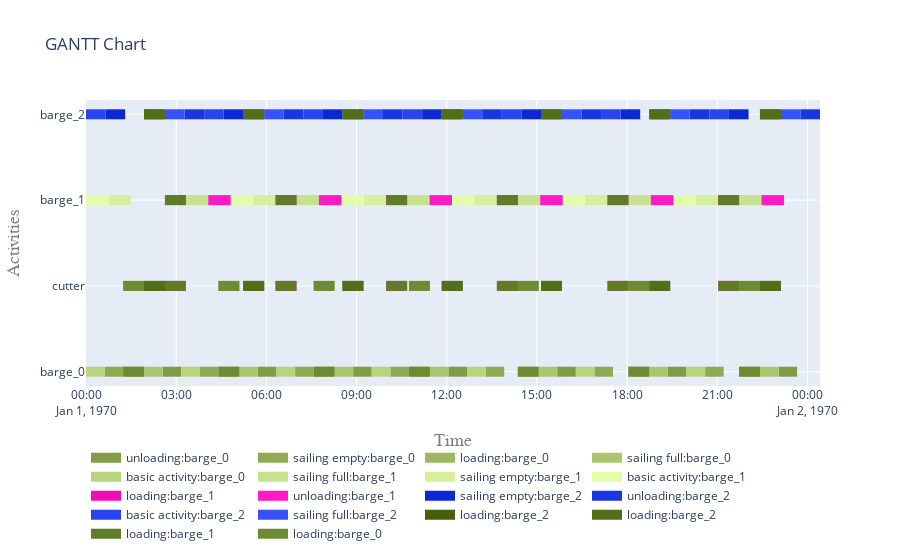

This figure's notebook cell:
### Code cell
fig = plot.get_gantt_chart(vessels, id_map=activities)

### Figure 1 — Plotly figure (JSON) as saved in the notebook; plotly's stock layout.template omitted (floating-point values rounded to 4 significant figures)
{"data": [{"connectgaps": false, "hoverinfo": "y+name", "line": {"color": "rgb(129,156,70)", "width": 10}, "mode": "lines", "name": "unloading:barge_0", "type": "scatter", "x": ["1970-01-01T02:33:01", "1970-01-01T02:33:01", "1970-01-01T03:10:08", "1970-01-01T03:10:08", "1970-01-01T03:10:08", "1970-01-01T05:43:09", "1970-01-01T05:43:09", "1970-01-01T06:20:16", "1970-01-01T06:20:16", "1970-01-01T06:20:16", "1970-01-01T08:53:17", "1970-01-01T08:53:17", "1970-01-01T09:30:24", "1970-01-01T09:30:24", "1970-01-01T09:30:24", "1970-01-01T12:03:25", "1970-01-01T12:03:25", "1970-01-01T12:40:32", "1970-01-01T12:40:32", "1970-01-01T12:40:32", "1970-01-01T15:40:37", "1970-01-01T15:40:37", "1970-01-01T16:17:44", "1970-01-01T16:17:44", "1970-01-01T16:17:44", "1970-01-01T19:21:29", "1970-01-01T19:21:29", "1970-01-01T19:58:36", "1970-01-01T19:58:36", "1970-01-01T19:58:36", "1970-01-01T23:02:21", "1970-01-01T23:02:21", "1970-01-01T23:39:28", "1970-01-01T23:39:28", "1970-01-01T23:39:28"], "y": ["barge_0", "barge_0", "barge_0", "barge_0", null, "barge_0", "barge_0", "barge_0", "barge_0", null, "barge_0", "barge_0", "barge_0", "barge_0", null, "barge_0", "barge_0", "barge_0", "barge_0", null, "barge_0", "barge_0", "barge_0", "barge_0", null, "barge_0", "barge_0", "barge_0", "barge_0", null, "barge_0", "barge_0", "barge_0", "barge_0", null]}, {"connectgaps": false, "hoverinfo": "y+name", "line": {"color": "rgb(143,170,84)", "width": 10}, "mode": "lines", "name": "sailing empty:barge_0", "type": "scatter", "x": ["1970-01-01T00:37:07", "1970-01-01T00:37:07", "1970-01-01T01:14:14", "1970-01-01T01:14:14", "1970-01-01T01:14:14", "1970-01-01T03:47:15", "1970-01-01T03:47:15", "1970-01-01T04:24:22", "1970-01-01T04:24:22", "1970-01-01T04:24:22", "1970-01-01T06:57:23", "1970-01-01T06:57:23", "1970-01-01T07:34:30", "1970-01-01T07:34:30", "1970-01-01T07:34:30", "1970-01-01T10:07:31", "1970-01-01T10:07:31", "1970-01-01T10:44:38", "1970-01-01T10:44:38", "1970-01-01T10:44:38", "1970-01-01T13:17:39", "1970-01-01T13:17:39", "1970-01-01T13:54:46", "1970-01-01T13:54:46", "1970-01-01T13:54:46", "1970-01-01T16:54:51", "1970-01-01T16:54:51", "1970-01-01T17:31:58", "1970-01-01T17:31:58", "1970-01-01T17:31:58", "1970-01-01T20:35:43", "1970-01-01T20:35:43", "1970-01-01T21:12:50", "1970-01-01T21:12:50", "1970-01-01T21:12:50"], "y": ["barge_0", "barge_0", "barge_0", "barge_0", null, "barge_0", "barge_0", "barge_0", "barge_0", null, "barge_0", "barge_0", "barge_0", "barge_0", null, "barge_0", "barge_0", "barge_0", "barge_0", null, "barge_0", "barge_0", "barge_0", "barge_0", null, "barge_0", "barge_0", "barge_0", "barge_0", null, "barge_0", "barge_0", "barge_0", "barge_0", null]}, {"connectgaps": false, "hoverinfo": "y+name", "line": {"color": "rgb(157,184,98)", "width": 10}, "mode": "lines", "name": "loading:barge_0", "type": "scatter", "x": ["1970-01-01T01:14:14", "1970-01-01T01:14:14", "1970-01-01T01:55:54", "1970-01-01T01:55:54", "1970-01-01T01:55:54", "1970-01-01T04:24:22", "1970-01-01T04:24:22", "1970-01-01T05:06:02", "1970-01-01T05:06:02", "1970-01-01T05:06:02", "1970-01-01T07:34:30", "1970-01-01T07:34:30", "1970-01-01T08:16:10", "1970-01-01T08:16:10", "1970-01-01T08:16:10", "1970-01-01T10:44:38", "1970-01-01T10:44:38", "1970-01-01T11:26:18", "1970-01-01T11:26:18", "1970-01-01T11:26:18", "1970-01-01T14:21:50", "1970-01-01T14:21:50", "1970-01-01T15:03:30", "1970-01-01T15:03:30", "1970-01-01T15:03:30", "1970-01-01T18:02:42", "1970-01-01T18:02:42", "1970-01-01T18:44:22", "1970-01-01T18:44:22", "1970-01-01T18:44:22", "1970-01-01T21:43:34", "1970-01-01T21:43:34", "1970-01-01T22:25:14", "1970-01-01T22:25:14", "1970-01-01T22:25:14", "1970-01-01T01:14:14", "1970-01-01T01:14:14", "1970-01-01T01:55:54", "1970-01-01T01:55:54", "1970-01-01T01:55:54", "1970-01-01T04:24:22", "1970-01-01T04:24:22", "1970-01-01T05:06:02", "1970-01-01T05:06:02", "1970-01-01T05:06:02", "1970-01-01T07:34:30", "1970-01-01T07:34:30", "1970-01-01T08:16:10", "1970-01-01T08:16:10", "1970-01-01T08:16:10", "1970-01-01T10:44:38", "1970-01-01T10:44:38", "1970-01-01T11:26:18", "1970-01-01T11:26:18", "1970-01-01T11:26:18", "1970-01-01T14:21:50", "1970-01-01T14:21:50", "1970-01-01T15:03:30", "1970-01-01T15:03:30", "1970-01-01T15:03:30", "1970-01-01T18:02:42", "1970-01-01T18:02:42", "1970-01-01T18:44:22", "1970-01-01T18:44:22", "1970-01-01T18:44:22", "1970-01-01T21:43:34", "1970-01-01T21:43:34", "1970-01-01T22:25:14", "1970-01-01T22:25:14", "1970-01-01T22:25:14"], "y": ["barge_0", "barge_0", "barge_0", "barge_0", null, "barge_0", "barge_0", "barge_0", "barge_0", null, "barge_0", "barge_0", "barge_0", "barge_0", null, "barge_0", "barge_0", "barge_0", "barge_0", null, "barge_0", "barge_0", "barge_0", "barge_0", null, "barge_0", "barge_0", "barge_0", "barge_0", null, "barge_0", "barge_0", "barge_0", "barge_0", null, "cutter", "cutter", "cutter", "cutter", null, "cutter", "cutter", "cutter", "cutter", null, "cutter", "cutter", "cutter", "cutter", null, "cutter", "cutter", "cutter", "cutter", null, "cutter", "cutter", "cutter", "cutter", null, "cutter", "cutter", "cutter", "cutter", null, "cutter", "cutter", "cutter", "cutter", null]}, {"connectgaps": false, "hoverinfo": "y+name", "line": {"color": "rgb(171,198,112)", "width": 10}, "mode": "lines", "name": "sailing full:barge_0", "type": "scatter", "x": ["1970-01-01T01:55:54", "1970-01-01T01:55:54", "1970-01-01T02:33:01", "1970-01-01T02:33:01", "1970-01-01T02:33:01", "1970-01-01T05:06:02", "1970-01-01T05:06:02", "1970-01-01T05:43:09", "1970-01-01T05:43:09", "1970-01-01T05:43:09", "1970-01-01T08:16:10", "1970-01-01T08:16:10", "1970-01-01T08:53:17", "1970-01-01T08:53:17", "1970-01-01T08:53:17", "1970-01-01T11:26:18", "1970-01-01T11:26:18", "1970-01-01T12:03:25", "1970-01-01T12:03:25", "1970-01-01T12:03:25", "1970-01-01T15:03:30", "1970-01-01T15:03:30", "1970-01-01T15:40:37", "1970-01-01T15:40:37", "1970-01-01T15:40:37", "1970-01-01T18:44:22", "1970-01-01T18:44:22", "1970-01-01T19:21:29", "1970-01-01T19:21:29", "1970-01-01T19:21:29", "1970-01-01T22:25:14", "1970-01-01T22:25:14", "1970-01-01T23:02:21", "1970-01-01T23:02:21", "1970-01-01T23:02:21"], "y": ["barge_0", "barge_0", "barge_0", "barge_0", null, "barge_0", "barge_0", "barge_0", "barge_0", null, "barge_0", "barge_0", "barge_0", "barge_0", null, "barge_0", "barge_0", "barge_0", "barge_0", null, "barge_0", "barge_0", "barge_0", "barge_0", null, "barge_0", "barge_0", "barge_0", "barge_0", null, "barge_0", "barge_0", "barge_0", "barge_0", null]}, {"connectgaps": false, "hoverinfo": "y+name", "line": {"color": "rgb(185,212,126)", "width": 10}, "mode": "lines", "name": "basic activity:barge_0", "type": "scatter", "x": ["1970-01-01T00:00:00", "1970-01-01T00:00:00", "1970-01-01T00:37:07", "1970-01-01T00:37:07", "1970-01-01T00:37:07", "1970-01-01T03:10:08", "1970-01-01T03:10:08", "1970-01-01T03:47:15", "1970-01-01T03:47:15", "1970-01-01T03:47:15", "1970-01-01T06:20:16", "1970-01-01T06:20:16", "1970-01-01T06:57:23", "1970-01-01T06:57:23", "1970-01-01T06:57:23", "1970-01-01T09:30:24", "1970-01-01T09:30:24", "1970-01-01T10:07:31", "1970-01-01T10:07:31", "1970-01-01T10:07:31", "1970-01-01T12:40:32", "1970-01-01T12:40:32", "1970-01-01T13:17:39", "1970-01-01T13:17:39", "1970-01-01T13:17:39", "1970-01-01T16:17:44", "1970-01-01T16:17:44", "1970-01-01T16:54:51", "1970-01-01T16:54:51", "1970-01-01T16:54:51", "1970-01-01T19:58:36", "1970-01-01T19:58:36", "1970-01-01T20:35:43", "1970-01-01T20:35:43", "1970-01-01T20:35:43"], "y": ["barge_0", "barge_0", "barge_0", "barge_0", null, "barge_0", "barge_0", "barge_0", "barge_0", null, "barge_0", "barge_0", "barge_0", "barge_0", null, "barge_0", "barge_0", "barge_0", "barge_0", null, "barge_0", "barge_0", "barge_0", "barge_0", null, "barge_0", "barge_0", "barge_0", "barge_0", null, "barge_0", "barge_0", "barge_0", "barge_0", null]}, {"connectgaps": false, "hoverinfo": "y+name", "line": {"color": "rgb(199,226,140)", "width": 10}, "mode": "lines", "name": "sailing full:barge_1", "type": "scatter", "x": ["1970-01-01T03:19:14", "1970-01-01T03:19:14", "1970-01-01T04:04:02", "1970-01-01T04:04:02", "1970-01-01T04:04:02", "1970-01-01T07:00:06", "1970-01-01T07:00:06", "1970-01-01T07:44:54", "1970-01-01T07:44:54", "1970-01-01T07:44:54", "1970-01-01T10:40:58", "1970-01-01T10:40:58", "1970-01-01T11:25:46", "1970-01-01T11:25:46", "1970-01-01T11:25:46", "1970-01-01T14:21:50", "1970-01-01T14:21:50", "1970-01-01T15:06:38", "1970-01-01T15:06:38", "1970-01-01T15:06:38", "1970-01-01T18:02:42", "1970-01-01T18:02:42", "1970-01-01T18:47:30", "1970-01-01T18:47:30", "1970-01-01T18:47:30", "1970-01-01T21:43:34", "1970-01-01T21:43:34", "1970-01-01T22:28:22", "1970-01-01T22:28:22", "1970-01-01T22:28:22"], "y": ["barge_1", "barge_1", "barge_1", "barge_1", null, "barge_1", "barge_1", "barge_1", "barge_1", null, "barge_1", "barge_1", "barge_1", "barge_1", null, "barge_1", "barge_1", "barge_1", "barge_1", null, "barge_1", "barge_1", "barge_1", "barge_1", null, "barge_1", "barge_1", "barge_1", "barge_1", null]}, {"connectgaps": false, "hoverinfo": "y+name", "line": {"color": "rgb(213,240,154)", "width": 10}, "mode": "lines", "name": "sailing empty:barge_1", "type": "scatter", "x": ["1970-01-01T00:44:48", "1970-01-01T00:44:48", "1970-01-01T01:29:36", "1970-01-01T01:29:36", "1970-01-01T01:29:36", "1970-01-01T05:33:38", "1970-01-01T05:33:38", "1970-01-01T06:18:26", "1970-01-01T06:18:26", "1970-01-01T06:18:26", "1970-01-01T09:14:30", "1970-01-01T09:14:30", "1970-01-01T09:59:18", "1970-01-01T09:59:18", "1970-01-01T09:59:18", "1970-01-01T12:55:22", "1970-01-01T12:55:22", "1970-01-01T13:40:10", "1970-01-01T13:40:10", "1970-01-01T13:40:10", "1970-01-01T16:36:14", "1970-01-01T16:36:14", "1970-01-01T17:21:02", "1970-01-01T17:21:02", "1970-01-01T17:21:02", "1970-01-01T20:17:06", "1970-01-01T20:17:06", "1970-01-01T21:01:54", "1970-01-01T21:01:54", "1970-01-01T21:01:54"], "y": ["barge_1", "barge_1", "barge_1", "barge_1", null, "barge_1", "barge_1", "barge_1", "barge_1", null, "barge_1", "barge_1", "barge_1", "barge_1", null, "barge_1", "barge_1", "barge_1", "barge_1", null, "barge_1", "barge_1", "barge_1", "barge_1", null, "barge_1", "barge_1", "barge_1", "barge_1", null]}, {"connectgaps": false, "hoverinfo": "y+name", "line": {"color": "rgb(227,254,168)", "width": 10}, "mode": "lines", "name": "basic activity:barge_1", "type": "scatter", "x": ["1970-01-01T00:00:00", "1970-01-01T00:00:00", "1970-01-01T00:44:48", "1970-01-01T00:44:48", "1970-01-01T00:44:48", "1970-01-01T04:48:50", "1970-01-01T04:48:50", "1970-01-01T05:33:38", "1970-01-01T05:33:38", "1970-01-01T05:33:38", "1970-01-01T08:29:42", "1970-01-01T08:29:42", "1970-01-01T09:14:30", "1970-01-01T09:14:30", "1970-01-01T09:14:30", "1970-01-01T12:10:34", "1970-01-01T12:10:34", "1970-01-01T12:55:22", "1970-01-01T12:55:22", "1970-01-01T12:55:22", "1970-01-01T15:51:26", "1970-01-01T15:51:26", "1970-01-01T16:36:14", "1970-01-01T16:36:14", "1970-01-01T16:36:14", "1970-01-01T19:32:18", "1970-01-01T19:32:18", "1970-01-01T20:17:06", "1970-01-01T20:17:06", "1970-01-01T20:17:06"], "y": ["barge_1", "barge_1", "barge_1", "barge_1", null, "barge_1", "barge_1", "barge_1", "barge_1", null, "barge_1", "barge_1", "barge_1", "barge_1", null, "barge_1", "barge_1", "barge_1", "barge_1", null, "barge_1", "barge_1", "barge_1", "barge_1", null, "barge_1", "barge_1", "barge_1", "barge_1", null]}, {"connectgaps": false, "hoverinfo": "y+name", "line": {"color": "rgb(241,12,182)", "width": 10}, "mode": "lines", "name": "loading:barge_1", "type": "scatter", "x": ["1970-01-01T02:37:34", "1970-01-01T02:37:34", "1970-01-01T03:19:14", "1970-01-01T03:19:14", "1970-01-01T03:19:14", "1970-01-01T06:18:26", "1970-01-01T06:18:26", "1970-01-01T07:00:06", "1970-01-01T07:00:06", "1970-01-01T07:00:06", "1970-01-01T09:59:18", "1970-01-01T09:59:18", "1970-01-01T10:40:58", "1970-01-01T10:40:58", "1970-01-01T10:40:58", "1970-01-01T13:40:10", "1970-01-01T13:40:10", "1970-01-01T14:21:50", "1970-01-01T14:21:50", "1970-01-01T14:21:50", "1970-01-01T17:21:02", "1970-01-01T17:21:02", "1970-01-01T18:02:42", "1970-01-01T18:02:42", "1970-01-01T18:02:42", "1970-01-01T21:01:54", "1970-01-01T21:01:54", "1970-01-01T21:43:34", "1970-01-01T21:43:34", "1970-01-01T21:43:34", "1970-01-01T02:37:34", "1970-01-01T02:37:34", "1970-01-01T03:19:14", "1970-01-01T03:19:14", "1970-01-01T03:19:14", "1970-01-01T06:18:26", "1970-01-01T06:18:26", "1970-01-01T07:00:06", "1970-01-01T07:00:06", "1970-01-01T07:00:06", "1970-01-01T09:59:18", "1970-01-01T09:59:18", "1970-01-01T10:40:58", "1970-01-01T10:40:58", "1970-01-01T10:40:58", "1970-01-01T13:40:10", "1970-01-01T13:40:10", "1970-01-01T14:21:50", "1970-01-01T14:21:50", "1970-01-01T14:21:50", "1970-01-01T17:21:02", "1970-01-01T17:21:02", "1970-01-01T18:02:42", "1970-01-01T18:02:42", "1970-01-01T18:02:42", "1970-01-01T21:01:54", "1970-01-01T21:01:54", "1970-01-01T21:43:34", "1970-01-01T21:43:34", "1970-01-01T21:43:34"], "y": ["barge_1", "barge_1", "barge_1", "barge_1", null, "barge_1", "barge_1", "barge_1", "barge_1", null, "barge_1", "barge_1", "barge_1", "barge_1", null, "barge_1", "barge_1", "barge_1", "barge_1", null, "barge_1", "barge_1", "barge_1", "barge_1", null, "barge_1", "barge_1", "barge_1", "barge_1", null, "cutter", "cutter", "cutter", "cutter", null, "cutter", "cutter", "cutter", "cutter", null, "cutter", "cutter", "cutter", "cutter", null, "cutter", "cutter", "cutter", "cutter", null, "cutter", "cutter", "cutter", "cutter", null, "cutter", "cutter", "cutter", "cutter", null]}, {"connectgaps": false, "hoverinfo": "y+name", "line": {"color": "rgb(255,26,196)", "width": 10}, "mode": "lines", "name": "unloading:barge_1", "type": "scatter", "x": ["1970-01-01T04:04:02", "1970-01-01T04:04:02", "1970-01-01T04:48:50", "1970-01-01T04:48:50", "1970-01-01T04:48:50", "1970-01-01T07:44:54", "1970-01-01T07:44:54", "1970-01-01T08:29:42", "1970-01-01T08:29:42", "1970-01-01T08:29:42", "1970-01-01T11:25:46", "1970-01-01T11:25:46", "1970-01-01T12:10:34", "1970-01-01T12:10:34", "1970-01-01T12:10:34", "1970-01-01T15:06:38", "1970-01-01T15:06:38", "1970-01-01T15:51:26", "1970-01-01T15:51:26", "1970-01-01T15:51:26", "1970-01-01T18:47:30", "1970-01-01T18:47:30", "1970-01-01T19:32:18", "1970-01-01T19:32:18", "1970-01-01T19:32:18", "1970-01-01T22:28:22", "1970-01-01T22:28:22", "1970-01-01T23:13:10", "1970-01-01T23:13:10", "1970-01-01T23:13:10"], "y": ["barge_1", "barge_1", "barge_1", "barge_1", null, "barge_1", "barge_1", "barge_1", "barge_1", null, "barge_1", "barge_1", "barge_1", "barge_1", null, "barge_1", "barge_1", "barge_1", "barge_1", null, "barge_1", "barge_1", "barge_1", "barge_1", null, "barge_1", "barge_1", "barge_1", "barge_1", null]}, {"connectgaps": false, "hoverinfo": "y+name", "line": {"color": "rgb(13,40,210)", "width": 10}, "mode": "lines", "name": "sailing empty:barge_2", "type": "scatter", "x": ["1970-01-01T00:39:06", "1970-01-01T00:39:06", "1970-01-01T01:18:12", "1970-01-01T01:18:12", "1970-01-01T01:18:12", "1970-01-01T04:34:52", "1970-01-01T04:34:52", "1970-01-01T05:13:58", "1970-01-01T05:13:58", "1970-01-01T05:13:58", "1970-01-01T07:52:56", "1970-01-01T07:52:56", "1970-01-01T08:32:02", "1970-01-01T08:32:02", "1970-01-01T08:32:02", "1970-01-01T11:11:00", "1970-01-01T11:11:00", "1970-01-01T11:50:06", "1970-01-01T11:50:06", "1970-01-01T11:50:06", "1970-01-01T14:29:04", "1970-01-01T14:29:04", "1970-01-01T15:08:10", "1970-01-01T15:08:10", "1970-01-01T15:08:10", "1970-01-01T17:47:08", "1970-01-01T17:47:08", "1970-01-01T18:26:14", "1970-01-01T18:26:14", "1970-01-01T18:26:14", "1970-01-01T21:23:20", "1970-01-01T21:23:20", "1970-01-01T22:02:26", "1970-01-01T22:02:26", "1970-01-01T22:02:26"], "y": ["barge_2", "barge_2", "barge_2", "barge_2", null, "barge_2", "barge_2", "barge_2", "barge_2", null, "barge_2", "barge_2", "barge_2", "barge_2", null, "barge_2", "barge_2", "barge_2", "barge_2", null, "barge_2", "barge_2", "barge_2", "barge_2", null, "barge_2", "barge_2", "barge_2", "barge_2", null, "barge_2", "barge_2", "barge_2", "barge_2", null]}, {"connectgaps": false, "hoverinfo": "y+name", "line": {"color": "rgb(27,54,224)", "width": 10}, "mode": "lines", "name": "unloading:barge_2", "type": "scatter", "x": ["1970-01-01T03:16:40", "1970-01-01T03:16:40", "1970-01-01T03:55:46", "1970-01-01T03:55:46", "1970-01-01T03:55:46", "1970-01-01T06:34:44", "1970-01-01T06:34:44", "1970-01-01T07:13:50", "1970-01-01T07:13:50", "1970-01-01T07:13:50", "1970-01-01T09:52:48", "1970-01-01T09:52:48", "1970-01-01T10:31:54", "1970-01-01T10:31:54", "1970-01-01T10:31:54", "1970-01-01T13:10:52", "1970-01-01T13:10:52", "1970-01-01T13:49:58", "1970-01-01T13:49:58", "1970-01-01T13:49:58", "1970-01-01T16:28:56", "1970-01-01T16:28:56", "1970-01-01T17:08:02", "1970-01-01T17:08:02", "1970-01-01T17:08:02", "1970-01-01T20:05:08", "1970-01-01T20:05:08", "1970-01-01T20:44:14", "1970-01-01T20:44:14", "1970-01-01T20:44:14", "1970-01-01T23:46:00", "1970-01-01T23:46:00", "1970-01-02T00:25:06", "1970-01-02T00:25:06", "1970-01-02T00:25:06"], "y": ["barge_2", "barge_2", "barge_2", "barge_2", null, "barge_2", "barge_2", "barge_2", "barge_2", null, "barge_2", "barge_2", "barge_2", "barge_2", null, "barge_2", "barge_2", "barge_2", "barge_2", null, "barge_2", "barge_2", "barge_2", "barge_2", null, "barge_2", "barge_2", "barge_2", "barge_2", null, "barge_2", "barge_2", "barge_2", "barge_2", null]}, {"connectgaps": false, "hoverinfo": "y+name", "line": {"color": "rgb(41,68,238)", "width": 10}, "mode": "lines", "name": "basic activity:barge_2", "type": "scatter", "x": ["1970-01-01T00:00:00", "1970-01-01T00:00:00", "1970-01-01T00:39:06", "1970-01-01T00:39:06", "1970-01-01T00:39:06", "1970-01-01T03:55:46", "1970-01-01T03:55:46", "1970-01-01T04:34:52", "1970-01-01T04:34:52", "1970-01-01T04:34:52", "1970-01-01T07:13:50", "1970-01-01T07:13:50", "1970-01-01T07:52:56", "1970-01-01T07:52:56", "1970-01-01T07:52:56", "1970-01-01T10:31:54", "1970-01-01T10:31:54", "1970-01-01T11:11:00", "1970-01-01T11:11:00", "1970-01-01T11:11:00", "1970-01-01T13:49:58", "1970-01-01T13:49:58", "1970-01-01T14:29:04", "1970-01-01T14:29:04", "1970-01-01T14:29:04", "1970-01-01T17:08:02", "1970-01-01T17:08:02", "1970-01-01T17:47:08", "1970-01-01T17:47:08", "1970-01-01T17:47:08", "1970-01-01T20:44:14", "1970-01-01T20:44:14", "1970-01-01T21:23:20", "1970-01-01T21:23:20", "1970-01-01T21:23:20"], "y": ["barge_2", "barge_2", "barge_2", "barge_2", null, "barge_2", "barge_2", "barge_2", "barge_2", null, "barge_2", "barge_2", "barge_2", "barge_2", null, "barge_2", "barge_2", "barge_2", "barge_2", null, "barge_2", "barge_2", "barge_2", "barge_2", null, "barge_2", "barge_2", "barge_2", "barge_2", null, "barge_2", "barge_2", "barge_2", "barge_2", null]}, {"connectgaps": false, "hoverinfo": "y+name", "line": {"color": "rgb(55,82,252)", "width": 10}, "mode": "lines", "name": "sailing full:barge_2", "type": "scatter", "x": ["1970-01-01T02:37:34", "1970-01-01T02:37:34", "1970-01-01T03:16:40", "1970-01-01T03:16:40", "1970-01-01T03:16:40", "1970-01-01T05:55:38", "1970-01-01T05:55:38", "1970-01-01T06:34:44", "1970-01-01T06:34:44", "1970-01-01T06:34:44", "1970-01-01T09:13:42", "1970-01-01T09:13:42", "1970-01-01T09:52:48", "1970-01-01T09:52:48", "1970-01-01T09:52:48", "1970-01-01T12:31:46", "1970-01-01T12:31:46", "1970-01-01T13:10:52", "1970-01-01T13:10:52", "1970-01-01T13:10:52", "1970-01-01T15:49:50", "1970-01-01T15:49:50", "1970-01-01T16:28:56", "1970-01-01T16:28:56", "1970-01-01T16:28:56", "1970-01-01T19:26:02", "1970-01-01T19:26:02", "1970-01-01T20:05:08", "1970-01-01T20:05:08", "1970-01-01T20:05:08", "1970-01-01T23:06:54", "1970-01-01T23:06:54", "1970-01-01T23:46:00", "1970-01-01T23:46:00", "1970-01-01T23:46:00"], "y": ["barge_2", "barge_2", "barge_2", "barge_2", null, "barge_2", "barge_2", "barge_2", "barge_2", null, "barge_2", "barge_2", "barge_2", "barge_2", null, "barge_2", "barge_2", "barge_2", "barge_2", null, "barge_2", "barge_2", "barge_2", "barge_2", null, "barge_2", "barge_2", "barge_2", "barge_2", null, "barge_2", "barge_2", "barge_2", "barge_2", null]}, {"connectgaps": false, "hoverinfo": "y+name", "line": {"color": "rgb(69,96,10)", "width": 10}, "mode": "lines", "name": "loading:barge_2", "type": "scatter", "x": ["1970-01-01T01:55:54", "1970-01-01T01:55:54", "1970-01-01T02:37:34", "1970-01-01T02:37:34", "1970-01-01T02:37:34", "1970-01-01T05:13:58", "1970-01-01T05:13:58", "1970-01-01T05:55:38", "1970-01-01T05:55:38", "1970-01-01T05:55:38", "1970-01-01T08:32:02", "1970-01-01T08:32:02", "1970-01-01T09:13:42", "1970-01-01T09:13:42", "1970-01-01T09:13:42", "1970-01-01T11:50:06", "1970-01-01T11:50:06", "1970-01-01T12:31:46", "1970-01-01T12:31:46", "1970-01-01T12:31:46", "1970-01-01T15:08:10", "1970-01-01T15:08:10", "1970-01-01T15:49:50", "1970-01-01T15:49:50", "1970-01-01T15:49:50", "1970-01-01T18:44:22", "1970-01-01T18:44:22", "1970-01-01T19:26:02", "1970-01-01T19:26:02", "1970-01-01T19:26:02", "1970-01-01T22:25:14", "1970-01-01T22:25:14", "1970-01-01T23:06:54", "1970-01-01T23:06:54", "1970-01-01T23:06:54", "1970-01-01T01:55:54", "1970-01-01T01:55:54", "1970-01-01T02:37:34", "1970-01-01T02:37:34", "1970-01-01T02:37:34", "1970-01-01T05:13:58", "1970-01-01T05:13:58", "1970-01-01T05:55:38", "1970-01-01T05:55:38", "1970-01-01T05:55:38", "1970-01-01T08:32:02", "1970-01-01T08:32:02", "1970-01-01T09:13:42", "1970-01-01T09:13:42", "1970-01-01T09:13:42", "1970-01-01T11:50:06", "1970-01-01T11:50:06", "1970-01-01T12:31:46", "1970-01-01T12:31:46", "1970-01-01T12:31:46", "1970-01-01T15:08:10", "1970-01-01T15:08:10", "1970-01-01T15:49:50", "1970-01-01T15:49:50", "1970-01-01T15:49:50", "1970-01-01T18:44:22", "1970-01-01T18:44:22", "1970-01-01T19:26:02", "1970-01-01T19:26:02", "1970-01-01T19:26:02", "1970-01-01T22:25:14", "1970-01-01T22:25:14", "1970-01-01T23:06:54", "1970-01-01T23:06:54", "1970-01-01T23:06:54"], "y": ["barge_2", "barge_2", "barge_2", "barge_2", null, "barge_2", "barge_2", "barge_2", "barge_2", null, "barge_2", "barge_2", "barge_2", "barge_2", null, "barge_2", "barge_2", "barge_2", "barge_2", null, "barge_2", "barge_2", "barge_2", "barge_2", null, "barge_2", "barge_2", "barge_2", "barge_2", null, "barge_2", "barge_2", "barge_2", "barge_2", null, "cutter", "cutter", "cutter", "cutter", null, "cutter", "cutter", "cutter", "cutter", null, "cutter", "cutter", "cutter", "cutter", null, "cutter", "cutter", "cutter", "cutter", null, "cutter", "cutter", "cutter", "cutter", null, "cutter", "cutter", "cutter", "cutter", null, "cutter", "cutter", "cutter", "cutter", null]}, {"connectgaps": false, "hoverinfo": "y+name", "line": {"color": "rgb(83,110,24)", "width": 10}, "mode": "lines", "name": "loading:barge_2", "type": "scatter", "x": ["1970-01-01T01:55:54", "1970-01-01T01:55:54", "1970-01-01T02:37:34", "1970-01-01T02:37:34", "1970-01-01T02:37:34", "1970-01-01T05:13:58", "1970-01-01T05:13:58", "1970-01-01T05:55:38", "1970-01-01T05:55:38", "1970-01-01T05:55:38", "1970-01-01T08:32:02", "1970-01-01T08:32:02", "1970-01-01T09:13:42", "1970-01-01T09:13:42", "1970-01-01T09:13:42", "1970-01-01T11:50:06", "1970-01-01T11:50:06", "1970-01-01T12:31:46", "1970-01-01T12:31:46", "1970-01-01T12:31:46", "1970-01-01T15:08:10", "1970-01-01T15:08:10", "1970-01-01T15:49:50", "1970-01-01T15:49:50", "1970-01-01T15:49:50", "1970-01-01T18:44:22", "1970-01-01T18:44:22", "1970-01-01T19:26:02", "1970-01-01T19:26:02", "1970-01-01T19:26:02", "1970-01-01T22:25:14", "1970-01-01T22:25:14", "1970-01-01T23:06:54", "1970-01-01T23:06:54", "1970-01-01T23:06:54", "1970-01-01T01:55:54", "1970-01-01T01:55:54", "1970-01-01T02:37:34", "1970-01-01T02:37:34", "1970-01-01T02:37:34", "1970-01-01T05:13:58", "1970-01-01T05:13:58", "1970-01-01T05:55:38", "1970-01-01T05:55:38", "1970-01-01T05:55:38", "1970-01-01T08:32:02", "1970-01-01T08:32:02", "1970-01-01T09:13:42", "1970-01-01T09:13:42", "1970-01-01T09:13:42", "1970-01-01T11:50:06", "1970-01-01T11:50:06", "1970-01-01T12:31:46", "1970-01-01T12:31:46", "1970-01-01T12:31:46", "1970-01-01T15:08:10", "1970-01-01T15:08:10", "1970-01-01T15:49:50", "1970-01-01T15:49:50", "1970-01-01T15:49:50", "1970-01-01T18:44:22", "1970-01-01T18:44:22", "1970-01-01T19:26:02", "1970-01-01T19:26:02", "1970-01-01T19:26:02", "1970-01-01T22:25:14", "1970-01-01T22:25:14", "1970-01-01T23:06:54", "1970-01-01T23:06:54", "1970-01-01T23:06:54"], "y": ["barge_2", "barge_2", "barge_2", "barge_2", null, "barge_2", "barge_2", "barge_2", "barge_2", null, "barge_2", "barge_2", "barge_2", "barge_2", null, "barge_2", "barge_2", "barge_2", "barge_2", null, "barge_2", "barge_2", "barge_2", "barge_2", null, "barge_2", "barge_2", "barge_2", "barge_2", null, "barge_2", "barge_2", "barge_2", "barge_2", null, "cutter", "cutter", "cutter", "cutter", null, "cutter", "cutter", "cutter", "cutter", null, "cutter", "cutter", "cutter", "cutter", null, "cutter", "cutter", "cutter", "cutter", null, "cutter", "cutter", "cutter", "cutter", null, "cutter", "cutter", "cutter", "cutter", null, "cutter", "cutter", "cutter", "cutter", null]}, {"connectgaps": false, "hoverinfo": "y+name", "line": {"color": "rgb(97,124,38)", "width": 10}, "mode": "lines", "name": "loading:barge_1", "type": "scatter", "x": ["1970-01-01T02:37:34", "1970-01-01T02:37:34", "1970-01-01T03:19:14", "1970-01-01T03:19:14", "1970-01-01T03:19:14", "1970-01-01T06:18:26", "1970-01-01T06:18:26", "1970-01-01T07:00:06", "1970-01-01T07:00:06", "1970-01-01T07:00:06", "1970-01-01T09:59:18", "1970-01-01T09:59:18", "1970-01-01T10:40:58", "1970-01-01T10:40:58", "1970-01-01T10:40:58", "1970-01-01T13:40:10", "1970-01-01T13:40:10", "1970-01-01T14:21:50", "1970-01-01T14:21:50", "1970-01-01T14:21:50", "1970-01-01T17:21:02", "1970-01-01T17:21:02", "1970-01-01T18:02:42", "1970-01-01T18:02:42", "1970-01-01T18:02:42", "1970-01-01T21:01:54", "1970-01-01T21:01:54", "1970-01-01T21:43:34", "1970-01-01T21:43:34", "1970-01-01T21:43:34", "1970-01-01T02:37:34", "1970-01-01T02:37:34", "1970-01-01T03:19:14", "1970-01-01T03:19:14", "1970-01-01T03:19:14", "1970-01-01T06:18:26", "1970-01-01T06:18:26", "1970-01-01T07:00:06", "1970-01-01T07:00:06", "1970-01-01T07:00:06", "1970-01-01T09:59:18", "1970-01-01T09:59:18", "1970-01-01T10:40:58", "1970-01-01T10:40:58", "1970-01-01T10:40:58", "1970-01-01T13:40:10", "1970-01-01T13:40:10", "1970-01-01T14:21:50", "1970-01-01T14:21:50", "1970-01-01T14:21:50", "1970-01-01T17:21:02", "1970-01-01T17:21:02", "1970-01-01T18:02:42", "1970-01-01T18:02:42", "1970-01-01T18:02:42", "1970-01-01T21:01:54", "1970-01-01T21:01:54", "1970-01-01T21:43:34", "1970-01-01T21:43:34", "1970-01-01T21:43:34"], "y": ["barge_1", "barge_1", "barge_1", "barge_1", null, "barge_1", "barge_1", "barge_1", "barge_1", null, "barge_1", "barge_1", "barge_1", "barge_1", null, "barge_1", "barge_1", "barge_1", "barge_1", null, "barge_1", "barge_1", "barge_1", "barge_1", null, "barge_1", "barge_1", "barge_1", "barge_1", null, "cutter", "cutter", "cutter", "cutter", null, "cutter", "cutter", "cutter", "cutter", null, "cutter", "cutter", "cutter", "cutter", null, "cutter", "cutter", "cutter", "cutter", null, "cutter", "cutter", "cutter", "cutter", null, "cutter", "cutter", "cutter", "cutter", null]}, {"connectgaps": false, "hoverinfo": "y+name", "line": {"color": "rgb(111,138,52)", "width": 10}, "mode": "lines", "name": "loading:barge_0", "type": "scatter", "x": ["1970-01-01T01:14:14", "1970-01-01T01:14:14", "1970-01-01T01:55:54", "1970-01-01T01:55:54", "1970-01-01T01:55:54", "1970-01-01T04:24:22", "1970-01-01T04:24:22", "1970-01-01T05:06:02", "1970-01-01T05:06:02", "1970-01-01T05:06:02", "1970-01-01T07:34:30", "1970-01-01T07:34:30", "1970-01-01T08:16:10", "1970-01-01T08:16:10", "1970-01-01T08:16:10", "1970-01-01T10:44:38", "1970-01-01T10:44:38", "1970-01-01T11:26:18", "1970-01-01T11:26:18", "1970-01-01T11:26:18", "1970-01-01T14:21:50", "1970-01-01T14:21:50", "1970-01-01T15:03:30", "1970-01-01T15:03:30", "1970-01-01T15:03:30", "1970-01-01T18:02:42", "1970-01-01T18:02:42", "1970-01-01T18:44:22", "1970-01-01T18:44:22", "1970-01-01T18:44:22", "1970-01-01T21:43:34", "1970-01-01T21:43:34", "1970-01-01T22:25:14", "1970-01-01T22:25:14", "1970-01-01T22:25:14", "1970-01-01T01:14:14", "1970-01-01T01:14:14", "1970-01-01T01:55:54", "1970-01-01T01:55:54", "1970-01-01T01:55:54", "1970-01-01T04:24:22", "1970-01-01T04:24:22", "1970-01-01T05:06:02", "1970-01-01T05:06:02", "1970-01-01T05:06:02", "1970-01-01T07:34:30", "1970-01-01T07:34:30", "1970-01-01T08:16:10", "1970-01-01T08:16:10", "1970-01-01T08:16:10", "1970-01-01T10:44:38", "1970-01-01T10:44:38", "1970-01-01T11:26:18", "1970-01-01T11:26:18", "1970-01-01T11:26:18", "1970-01-01T14:21:50", "1970-01-01T14:21:50", "1970-01-01T15:03:30", "1970-01-01T15:03:30", "1970-01-01T15:03:30", "1970-01-01T18:02:42", "1970-01-01T18:02:42", "1970-01-01T18:44:22", "1970-01-01T18:44:22", "1970-01-01T18:44:22", "1970-01-01T21:43:34", "1970-01-01T21:43:34", "1970-01-01T22:25:14", "1970-01-01T22:25:14", "1970-01-01T22:25:14"], "y": ["barge_0", "barge_0", "barge_0", "barge_0", null, "barge_0", "barge_0", "barge_0", "barge_0", null, "barge_0", "barge_0", "barge_0", "barge_0", null, "barge_0", "barge_0", "barge_0", "barge_0", null, "barge_0", "barge_0", "barge_0", "barge_0", null, "barge_0", "barge_0", "barge_0", "barge_0", null, "barge_0", "barge_0", "barge_0", "barge_0", null, "cutter", "cutter", "cutter", "cutter", null, "cutter", "cutter", "cutter", "cutter", null, "cutter", "cutter", "cutter", "cutter", null, "cutter", "cutter", "cutter", "cutter", null, "cutter", "cutter", "cutter", "cutter", null, "cutter", "cutter", "cutter", "cutter", null, "cutter", "cutter", "cutter", "cutter", null]}], "layout": {"hovermode": "closest", "legend": {"orientation": "h", "x": 0, "y": -0.2}, "title": {"text": "GANTT Chart"}, "xaxis": {"range": ["1970-01-01T00:00:00", "1970-01-02T00:25:06"], "title": {"font": {"color": "#7f7f7f", "family": "Courier New, monospace", "size": 18}, "text": "Time"}}, "yaxis": {"title": {"font": {"color": "#7f7f7f", "family": "Courier New, monospace", "size": 18}, "text": "Activities"}}}}
